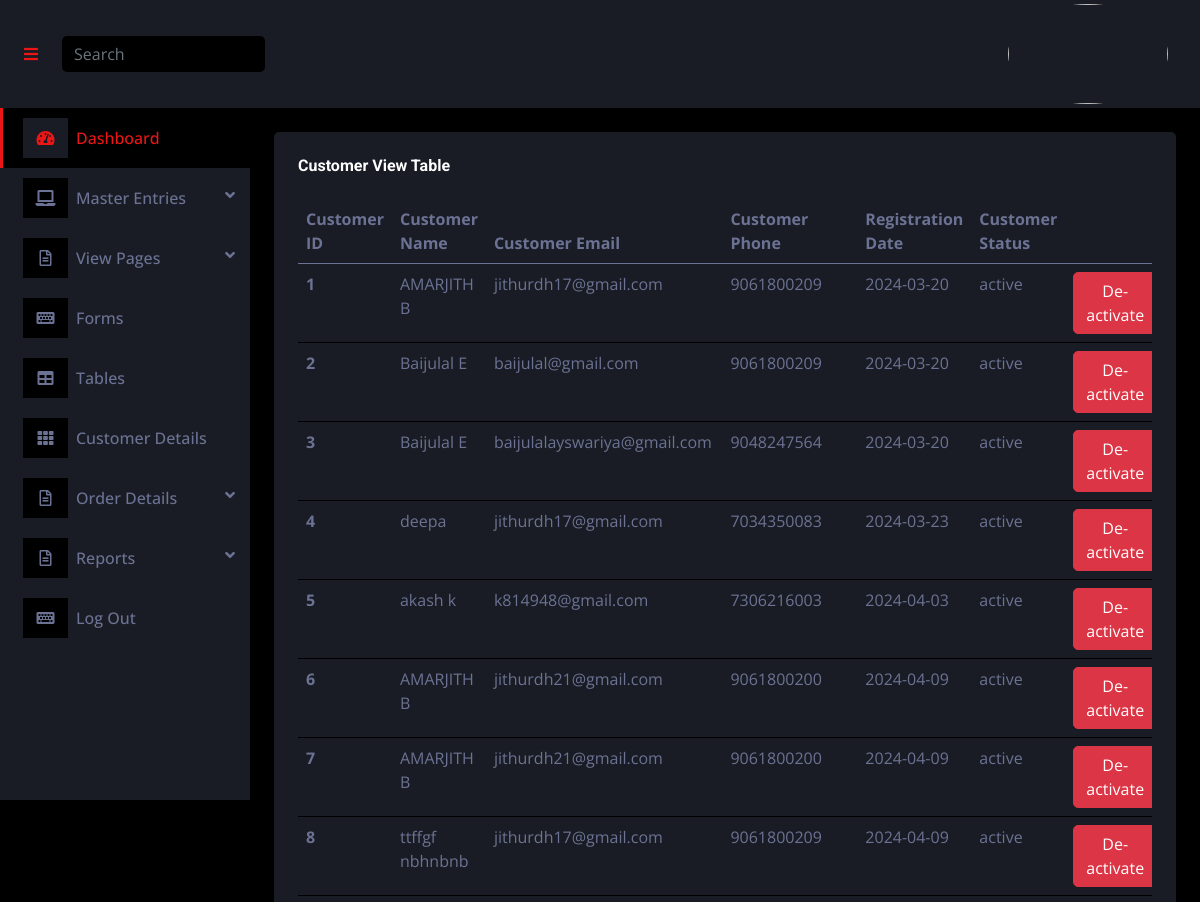
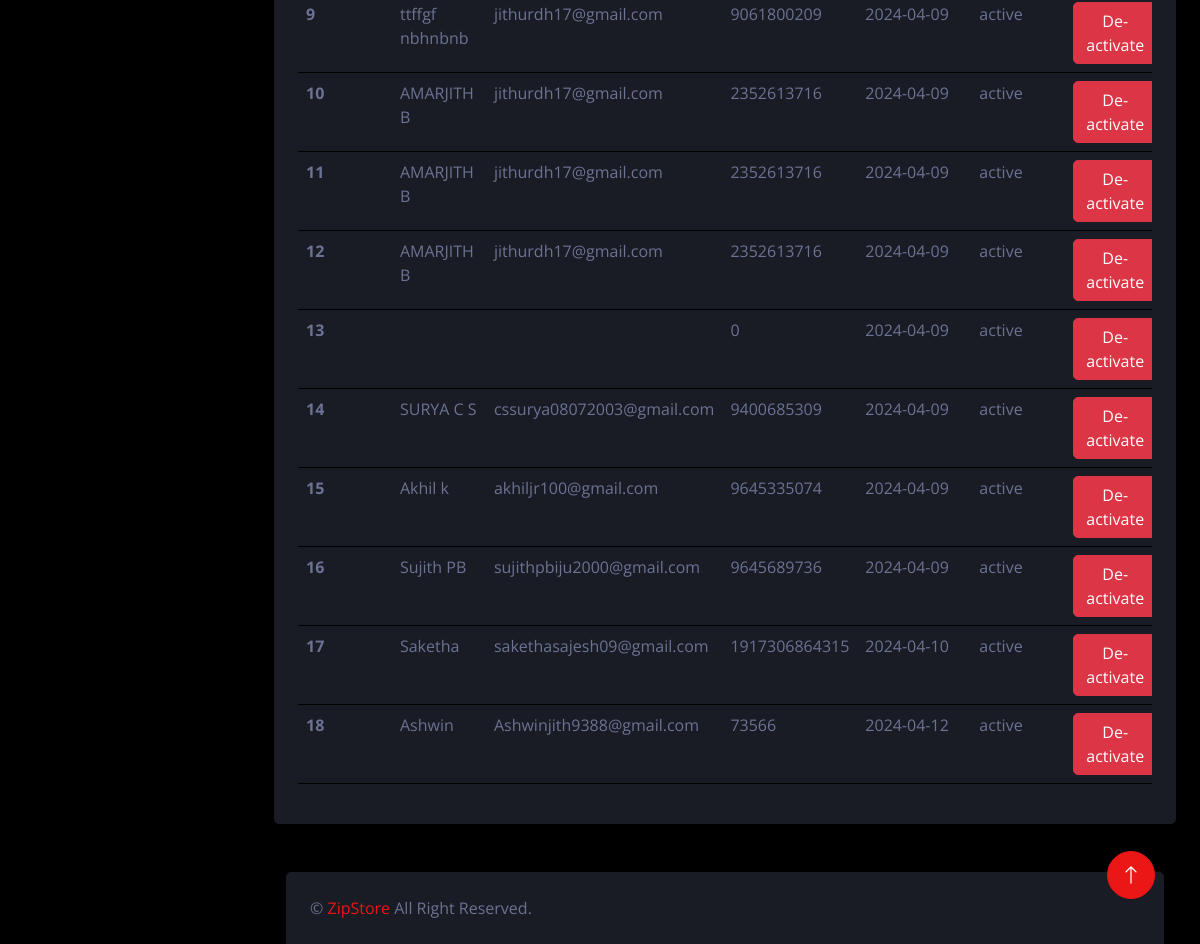
Screenshot of /admin/customer.php with the database file from the repository (2 pictures, top to bottom).
### tables this page shows
CREATE TABLE `tbl_customer` (
  `customer_id` int(11) NOT NULL,
  `customer_name` varchar(50) NOT NULL,
  `email_id` varchar(50) NOT NULL,
  `contact_no` bigint(20) NOT NULL,
  `registration_date` date NOT NULL,
  `password` text NOT NULL,
  `status` varchar(50) NOT NULL
);

### admin/customer.php (the view, shortened to what this page needs)
<?php
include('header.php')
?>
<div class="container-fluid pt-4 px-4">
                <div class="row g-4">
                <div class="col-12">
                        <div class="bg-secondary rounded h-100 p-4">
                            <h6 class="mb-4">Customer View Table</h6>
                            <div class="table-responsive">
                            <table class="table table-hover">
                                <thead>
                                    <tr>
                                        <th scope="col">Customer ID</th>
                                        <th scope="col">Customer Name</th>
                                        <th scope="col">Customer Email</th>
                                        <th scope="col">Customer Phone</th>
                                        <th scope="col">Registration Date</th>
                                        <th scope="col">Customer Status</th>
                                        <th scope="col"></th>
                                    </tr>
                                </thead>
                                <tbody>
                                    <?php
                                    include('config.php');
                                    $sql = "SELECT * FROM `tbl_customer`";
                                    $result = mysqli_query($conn,$sql);
                                    $s = 1;
                                    while($display = mysqli_fetch_array($result)){
                                    ?>
                                    <tr>
                                        <th scope="row"><?php echo $s++ ?></th>
                                        <td><?php echo $display["customer_name"]?></td>
                                        <td><?php echo $display["email_id"]?></td>
                                        <td><?php echo $display["contact_no"]?></td>
                                        <td><?php echo $display["registration_date"]?></td>
                                        <td><?php echo $display["status"]?></td>
                                        <?php
                                        if($display["status"]=="de-active"){
                                        ?>
                                            <form action="customer_status.php?statusid=<?php echo $display[0]?>" method="post">
                                        <td><input type="submit" class="btn btn-success" name="activate" value="Activate"></td>
                                        </form>
                                        <?php
                                        }
                                        else if($display["status"]=="active"){
                                        ?>
                                        <form action="customer_status.php?statusid=<?php echo $display[0]?>" method="post">
                                        <td><button type="submit" class="btn btn-danger" name="de-activate">De-activate</button></td>
                                        </form>
                                        <?php
                                        }
                                        ?>
                                    </tr>
                                    <?php
                                    }
                                    ?>
                                </tbody>
                            </table>
                            </div>
                        </div>
                    </div>
                    <?php
                    include('footer.php')
                    ?>

### css/style.css (style rules this page uses)
:root { --primary: #EB1616; --secondary: #191C24; --light: #6C7293; --dark: #000000; }
.btn { transition: .5s; }

### admin/header.php (style rules this page uses)
:root { --primary: #EB1616; --secondary: #191C24; --light: #6C7293; --dark: #000000; }
.btn { transition: .5s; }

### rows the page displays
tbl_customer: customer_name "AMARJITH B", email "jithurdh17@gmail.com", contact_no "9061800209", registration_date "2024-03-20", status "active"
tbl_customer: customer_name "Baijulal E", email "baijulal@gmail.com", contact_no "9061800209", registration_date "2024-03-20", status "active"
tbl_customer: customer_name "Baijulal E", email "baijulalayswariya@gmail.com", contact_no "9048247564", registration_date "2024-03-20", status "active"
tbl_customer: customer_name "deepa", email "jithurdh17@gmail.com", contact_no "7034350083", registration_date "2024-03-23", status "active"
tbl_customer: customer_name "akash k", email "k814948@gmail.com", contact_no "7306216003", registration_date "2024-04-03", status "active"
tbl_customer: customer_name "AMARJITH B", email "jithurdh21@gmail.com", contact_no "9061800200", registration_date "2024-04-09", status "active"
tbl_customer: customer_name "AMARJITH B", email "jithurdh21@gmail.com", contact_no "9061800200", registration_date "2024-04-09", status "active"
tbl_customer: customer_name "ttffgf nbhnbnb", email "jithurdh17@gmail.com", contact_no "9061800209", registration_date "2024-04-09", status "active"
tbl_customer: customer_name "ttffgf nbhnbnb", email "jithurdh17@gmail.com", contact_no "9061800209", registration_date "2024-04-09", status "active"
tbl_customer: customer_name "AMARJITH B", email "jithurdh17@gmail.com", contact_no "2352613716", registration_date "2024-04-09", status "active"
tbl_customer: customer_name "AMARJITH B", email "jithurdh17@gmail.com", contact_no "2352613716", registration_date "2024-04-09", status "active"
tbl_customer: customer_name "AMARJITH B", email "jithurdh17@gmail.com", contact_no "2352613716", registration_date "2024-04-09", status "active"
tbl_customer: contact_no "0", registration_date "2024-04-09", status "active"
tbl_customer: customer_name "SURYA C S", email "cssurya08072003@gmail.com", contact_no "9400685309", registration_date "2024-04-09", status "active"
tbl_customer: customer_name "Akhil k", email "akhiljr100@gmail.com", contact_no "9645335074", registration_date "2024-04-09", status "active"
tbl_customer: customer_name "Sujith PB", email "sujithpbiju2000@gmail.com", contact_no "9645689736", registration_date "2024-04-09", status "active"
tbl_customer: customer_name "Saketha", email "sakethasajesh09@gmail.com", contact_no "1917306864315", registration_date "2024-04-10", status "active"
tbl_customer: customer_name "Ashwin", email "Ashwinjith9388@gmail.com", contact_no "73566", registration_date "2024-04-12", status "active"
